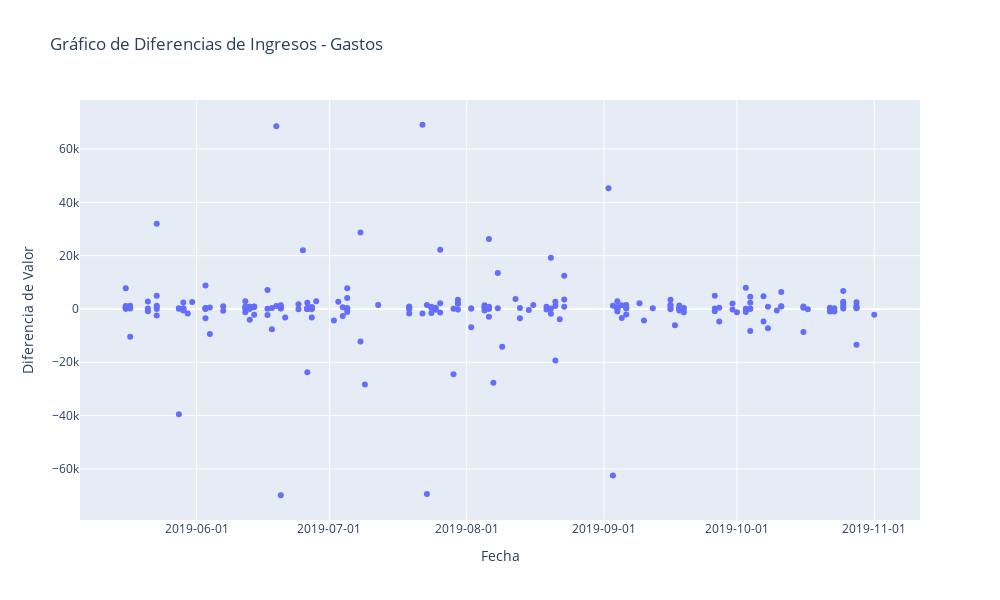

Notebook source saved alongside this figure:
### Code cell
# Definir el número de intervalos que quieres en el subset
n_intervals = 1  # Cambia este valor según lo que necesites

# Definir el tamaño de cada intervalo
interval_size = len(subset) // n_intervals

# Crear una lista para almacenar los subintervalos
subintervals = []

# Crear los subintervalos y guardarlos en la lista
for i in range(n_intervals):
    start_idx = i * interval_size
    if i < n_intervals - 1:
        end_idx = (i + 1) * interval_size
    else:
        end_idx = len(subset)  # Asegura que el último intervalo incluya el resto del subset
    
    # Crear el subintervalo
    subinterval = subset.iloc[start_idx:end_idx]
    subintervals.append(subinterval)

# Ahora, vamos a calcular las diferencias y graficarlas en una sola gráfica
fig = go.Figure()

# Añadir trazos para las diferencias de cada subintervalo
for i, subinterval in enumerate(subintervals):
    # Calcular las diferencias consecutivas
    diff_values = subinterval[' Amount'].diff().dropna()
    
    # Añadir el trazo para las diferencias en el subintervalo (modo dispersión)
    fig.add_trace(go.Scatter(
        x=subinterval['Payment Date'][1:], 
        y=diff_values,
        mode='markers',  # <-- Cambio aquí
        name=f'Diferencias Subintervalo {i+1}'
    ))

# Configurar el formato del eje x para las fechas
fig.update_xaxes(
    tickformat='%Y-%m-%d',
    tickmode='auto',
    nticks=10
)

# Añadir títulos y etiquetas
fig.update_layout(
    title='Gráfico de Diferencias de Ingresos - Gastos',
    xaxis_title='Fecha',
    yaxis_title='Diferencia de Valor',
    legend_title='Leyenda',
    width=1000,
    height=600
)

# Mostrar el gráfico
fig.show()

### Figure 1 — Plotly figure (JSON) as saved in the notebook; plotly's stock layout.template omitted (floating-point values rounded to 4 significant figures; data arrays with more than 128 entries replaced by an {"elided": "..."} marker saying what was removed)
{"data": [{"mode": "markers", "name": "Diferencias Subintervalo 1", "type": "scatter", "x": {"elided": "244 str values"}, "y": {"elided": "244 float values"}}], "layout": {"height": 600, "legend": {"title": {"text": "Leyenda"}}, "title": {"text": "Gráfico de Diferencias de Ingresos - Gastos"}, "width": 1000, "xaxis": {"nticks": 10, "tickformat": "%Y-%m-%d", "tickmode": "auto", "title": {"text": "Fecha"}}, "yaxis": {"title": {"text": "Diferencia de Valor"}}}}
